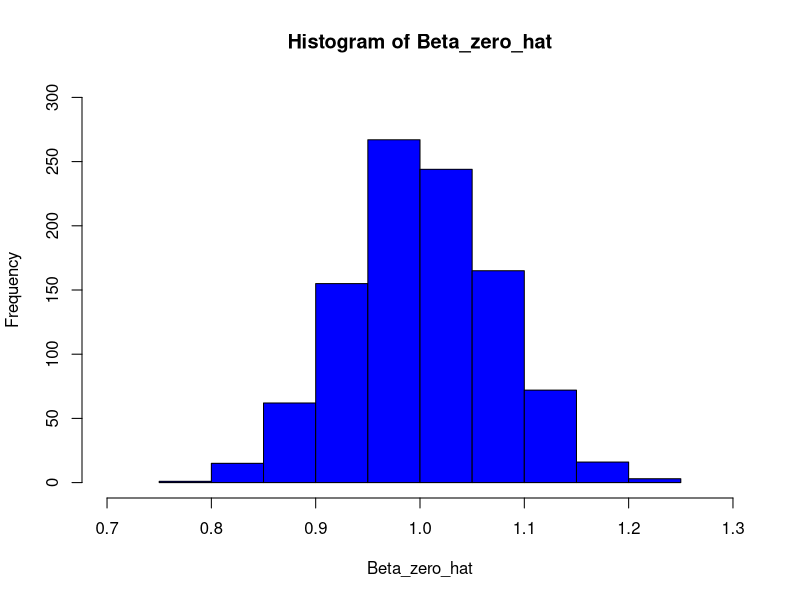
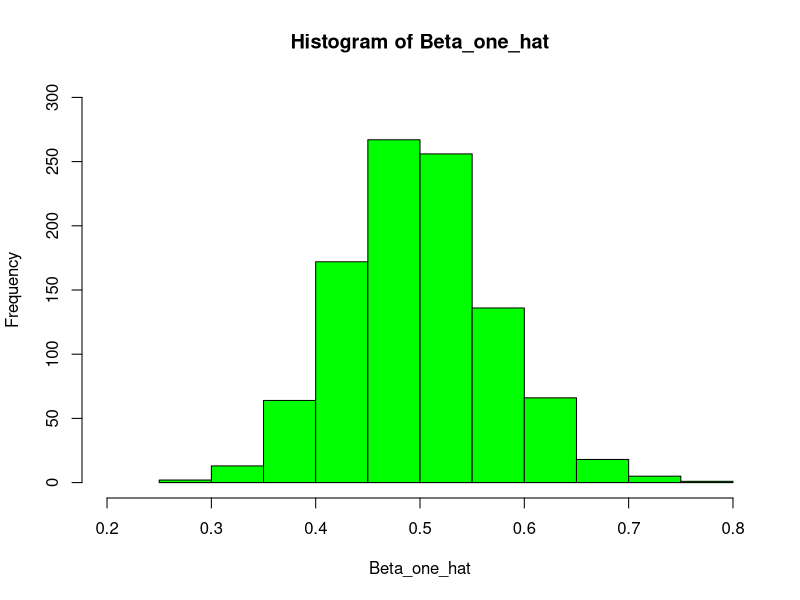
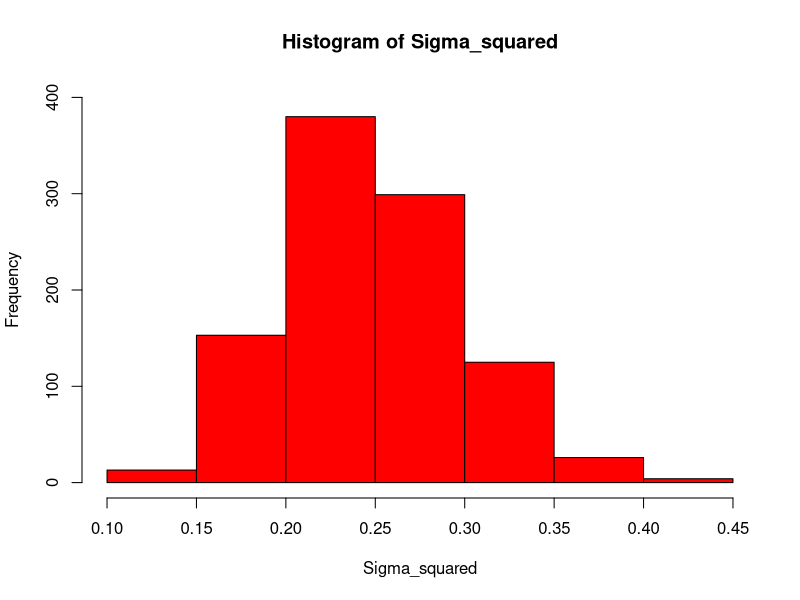

These charts were generated, in order, by the following R code:
# Regression HW 3
# Setting the HW Directory
setwd('C:/Users/Owner/Downloads/Regression Methods Projects')

set.seed(100)
b_zero <- 1
b_one <- 0.5
sigma_squared <- 0.25
n <- 50
N <- 1000
# yi = b_zero + b_one*xi + epsilon(i), 1 <= i <= n

aaa = matrix(0, nrow = 1000, ncol = 3)
for(i in 1:N){
  x_i <- rnorm(n, 0, 1)
  epsilon <- rnorm(n, 0, sqrt(sigma_squared))
  y_i <- b_zero + b_one*x_i + epsilon
  
  out = lm(y_i ~ x_i)
  out$coef
  aaa[i,1:2] <- out$coef
  aaa[i,3] <- ((summary(out)$sigma)^2)
}
histogram_beta_zero_hat <- hist(aaa[,1], xlab = 'Beta_zero_hat', ylab = 'Frequency',
                                xlim = c(0.7, 1.3), ylim = c(0,300),
                                main = 'Histogram of Beta_zero_hat', col = 'blue')
variance_beta_zero_hat <- (sd(aaa[,1])^2)
variance_beta_zero_hat # Sample Variance of beta_zero_hat is 0.005148661.

histogram_beta_one_hat <- hist(aaa[,2], xlab = 'Beta_one_hat', ylab = 'Frequency',
                               xlim = c(0.2, 0.8), ylim = c(0,300),
                               main = 'Histogram of Beta_one_hat', col = 'green')
variance_beta_one_hat <- (sd(aaa[,3])^2)
variance_beta_one_hat # Sample Variance of beta_one_hat is 0.002603959.

histogram_sigma_squared <- hist(aaa[,3], xlab = 'Sigma_squared', ylab = 'Frequency',
                                ylim = c(0,400),
                                main = 'Histogram of Sigma_squared', col = 'red')
